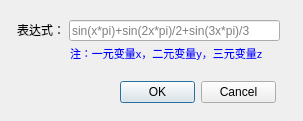
<?xml version="1.0" encoding="UTF-8"?>
<ui version="4.0">
 <class>formula_dlg</class>
 <widget class="QDialog" name="formula_dlg">
  <property name="geometry">
   <rect>
    <x>0</x>
    <y>0</y>
    <width>303</width>
    <height>121</height>
   </rect>
  </property>
  <property name="windowTitle">
   <string>输入数学表达式</string>
  </property>
  <widget class="QDialogButtonBox" name="buttonBox">
   <property name="enabled">
    <bool>true</bool>
   </property>
   <property name="geometry">
    <rect>
     <x>120</x>
     <y>80</y>
     <width>156</width>
     <height>24</height>
    </rect>
   </property>
   <property name="orientation">
    <enum>Qt::Horizontal</enum>
   </property>
   <property name="standardButtons">
    <set>QDialogButtonBox::Cancel|QDialogButtonBox::Ok</set>
   </property>
  </widget>
  <widget class="QLabel" name="label_6">
   <property name="geometry">
    <rect>
     <x>70</x>
     <y>44</y>
     <width>221</width>
     <height>20</height>
    </rect>
   </property>
   <property name="text">
    <string>&lt;html&gt;&lt;head/&gt;&lt;body&gt;&lt;p&gt;&lt;span style=&quot; font-size:8pt; color:#0000ff;&quot;&gt;注：一元变量x，二元变量y，三元变量z&lt;/span&gt;&lt;/p&gt;&lt;/body&gt;&lt;/html&gt;</string>
   </property>
   <property name="textFormat">
    <enum>Qt::RichText</enum>
   </property>
  </widget>
  <widget class="QLabel" name="label">
   <property name="geometry">
    <rect>
     <x>17</x>
     <y>20</y>
     <width>48</width>
     <height>20</height>
    </rect>
   </property>
   <property name="text">
    <string>表达式：</string>
   </property>
  </widget>
  <widget class="QLineEdit" name="expr">
   <property name="geometry">
    <rect>
     <x>69</x>
     <y>20</y>
     <width>211</width>
     <height>21</height>
    </rect>
   </property>
   <property name="placeholderText">
    <string>sin(x*pi)+sin(2x*pi)/2+sin(3x*pi)/3</string>
   </property>
  </widget>
 </widget>
 <resources/>
 <connections>
  <connection>
   <sender>buttonBox</sender>
   <signal>accepted()</signal>
   <receiver>formula_dlg</receiver>
   <slot>accept()</slot>
   <hints>
    <hint type="sourcelabel">
     <x>248</x>
     <y>254</y>
    </hint>
    <hint type="destinationlabel">
     <x>157</x>
     <y>274</y>
    </hint>
   </hints>
  </connection>
  <connection>
   <sender>buttonBox</sender>
   <signal>rejected()</signal>
   <receiver>formula_dlg</receiver>
   <slot>reject()</slot>
   <hints>
    <hint type="sourcelabel">
     <x>316</x>
     <y>260</y>
    </hint>
    <hint type="destinationlabel">
     <x>286</x>
     <y>274</y>
    </hint>
   </hints>
  </connection>
 </connections>
</ui>
